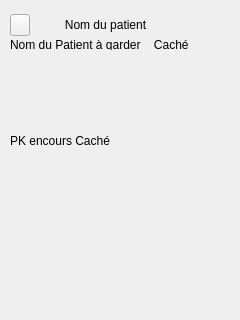
<?xml version="1.0" encoding="UTF-8"?>
<ui version="4.0">
 <class>Patient</class>
 <widget class="QWidget" name="Patient">
  <property name="geometry">
   <rect>
    <x>0</x>
    <y>0</y>
    <width>240</width>
    <height>320</height>
   </rect>
  </property>
  <property name="windowTitle">
   <string>Form</string>
  </property>
  <widget class="QWidget" name="verticalLayoutWidget">
   <property name="geometry">
    <rect>
     <x>10</x>
     <y>10</y>
     <width>221</width>
     <height>231</height>
    </rect>
   </property>
   <layout class="QVBoxLayout" name="verticalLayout_Patient">
    <property name="spacing">
     <number>0</number>
    </property>
    <property name="bottomMargin">
     <number>10</number>
    </property>
    <item>
     <layout class="QHBoxLayout" name="horizontalLayout_Patient">
      <property name="spacing">
       <number>0</number>
      </property>
      <item>
       <widget class="QPushButton" name="pushButton_PlierPatient">
        <property name="maximumSize">
         <size>
          <width>20</width>
          <height>16777215</height>
         </size>
        </property>
        <property name="text">
         <string/>
        </property>
        <property name="icon">
         <iconset resource="urgences.qrc">
          <normaloff>:/images/1rightarrow.png</normaloff>:/images/1rightarrow.png</iconset>
        </property>
       </widget>
      </item>
      <item>
       <widget class="QPushButton" name="pushButton_Patient">
        <property name="sizePolicy">
         <sizepolicy hsizetype="Preferred" vsizetype="Preferred">
          <horstretch>0</horstretch>
          <verstretch>0</verstretch>
         </sizepolicy>
        </property>
        <property name="minimumSize">
         <size>
          <width>0</width>
          <height>30</height>
         </size>
        </property>
        <property name="maximumSize">
         <size>
          <width>16777215</width>
          <height>16777215</height>
         </size>
        </property>
        <property name="toolTip">
         <string>Voir ou masquer le nom du patient</string>
        </property>
        <property name="text">
         <string>Nom du patient</string>
        </property>
        <property name="flat">
         <bool>true</bool>
        </property>
       </widget>
      </item>
      <item>
       <widget class="QPushButton" name="pushButton_BougerPatient">
        <property name="maximumSize">
         <size>
          <width>50</width>
          <height>16777215</height>
         </size>
        </property>
        <property name="toolTip">
         <string>Déplacer le Patient </string>
        </property>
        <property name="text">
         <string/>
        </property>
        <property name="icon">
         <iconset resource="urgences.qrc">
          <normaloff>:/images/BougePatient.png</normaloff>:/images/BougePatient.png</iconset>
        </property>
        <property name="flat">
         <bool>true</bool>
        </property>
       </widget>
      </item>
     </layout>
    </item>
    <item>
     <widget class="QLabel" name="label_NomDuPatient">
      <property name="maximumSize">
       <size>
        <width>200</width>
        <height>10</height>
       </size>
      </property>
      <property name="text">
       <string>Nom du Patient à garder _ Caché </string>
      </property>
     </widget>
    </item>
    <item>
     <widget class="QLabel" name="label_PK_encours">
      <property name="text">
       <string>PK encours Caché</string>
      </property>
     </widget>
    </item>
   </layout>
  </widget>
 </widget>
 <resources>
  <include location="urgences.qrc"/>
 </resources>
 <connections/>
</ui>
